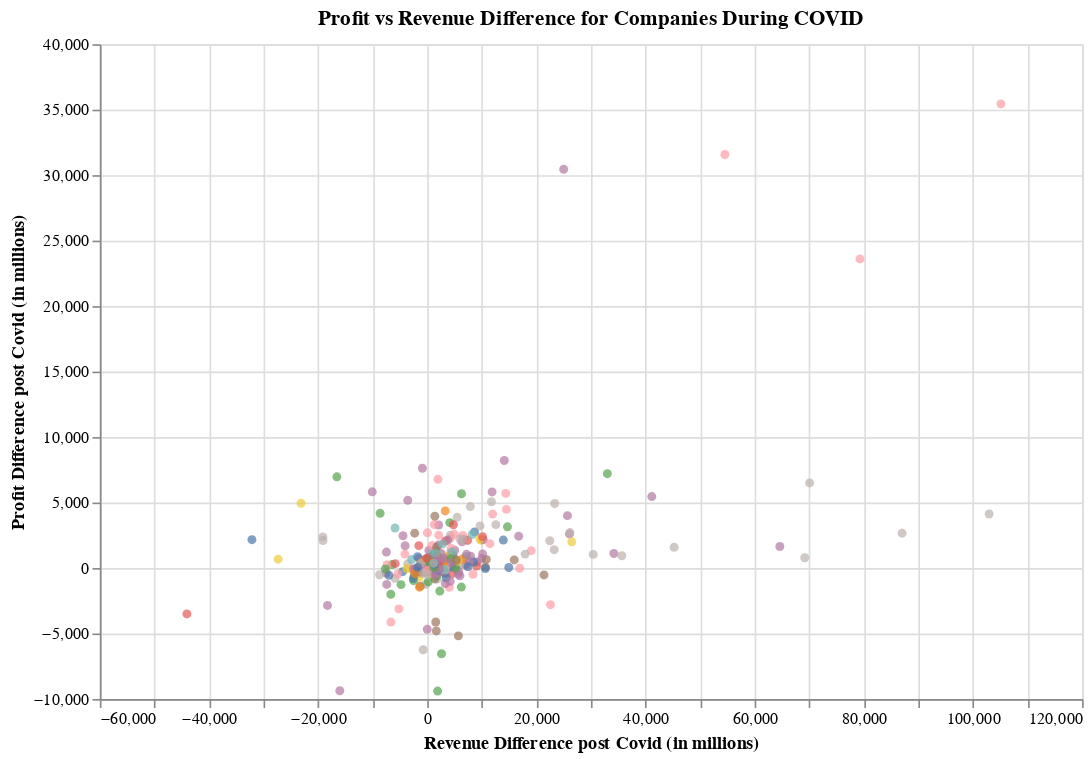

Notebook source saved alongside this figure:
### Code cell
#profit vs revenue diff
nearest = alt.selection(type='single', on='mouseover', fields=['amount'], nearest=True)
profit_revenue_diff = alt.Chart(final_df).mark_circle().encode(
    x=alt.X('revenue_diff:Q', title='Revenue Difference post Covid (in millions)'),
    y=alt.Y('profit_diff:Q', title='Profit Difference post Covid (in millions)'),
    color=alt.Color('sector:N', legend=None),
    tooltip=['name', 'sector', 'revenue_diff', 'profit_diff']
).properties(
    width=600,
    height=400,
    title='Profit vs Revenue Difference for Companies During COVID'
).add_selection(
    nearest
)
profit_revenue_diff

### Figure 1 — Vega-Lite specification as saved in the notebook (floating-point values rounded to 4 significant figures; data arrays with more than 128 entries replaced by an {"elided": "..."} marker saying what was removed)
{"config": {"view": {"continuousWidth": 300, "continuousHeight": 300}}, "data": {"name": "data-e2794446e222d64667fef573bb30f853"}, "mark": {"type": "circle"}, "encoding": {"color": {"field": "sector", "legend": null, "type": "nominal"}, "tooltip": [{"field": "name", "type": "nominal"}, {"field": "sector", "type": "nominal"}, {"field": "revenue_diff", "type": "quantitative"}, {"field": "profit_diff", "type": "quantitative"}], "x": {"field": "revenue_diff", "title": "Revenue Difference post Covid (in millions)", "type": "quantitative"}, "y": {"field": "profit_diff", "title": "Profit Difference post Covid (in millions)", "type": "quantitative"}}, "height": 400, "params": [{"name": "param_5", "select": {"type": "point", "fields": ["amount"], "nearest": true, "on": "mouseover"}}], "title": "Profit vs Revenue Difference for Companies During COVID", "width": 600, "$schema": "https://vega.github.io/schema/vega-lite/v5.8.0.json", "datasets": {"data-e2794446e222d64667fef573bb30f853": {"elided": "403 records"}}}
